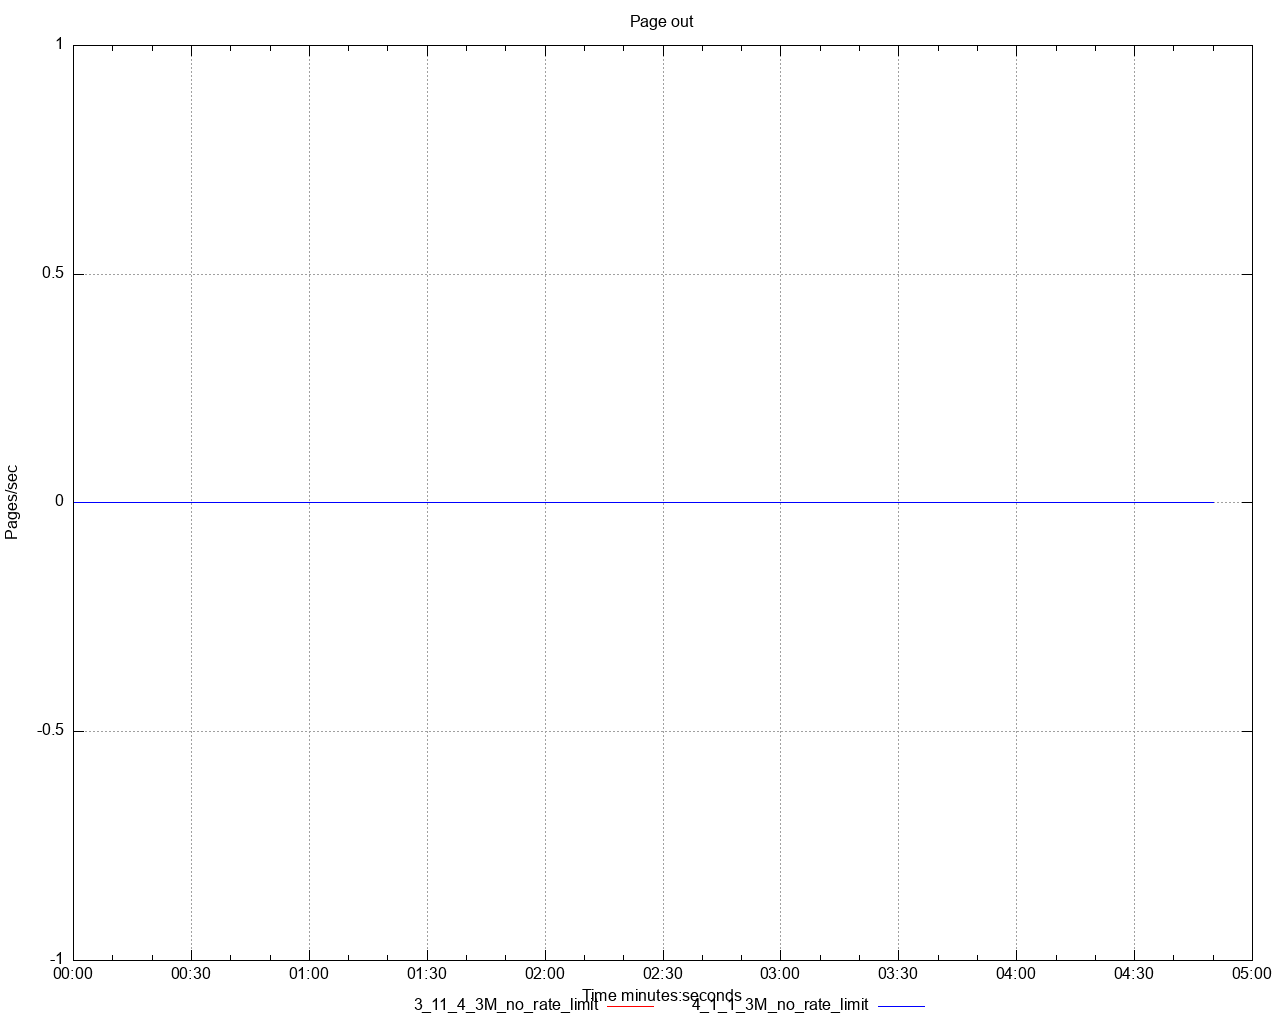

Write gnuplot code to recreate this figure.
set title 'Page out' noenhanced
set style data lines
set datafile separator ","
set terminal png size 1280,1024
set grid
set key below
set xdata time
set timefmt "%s"
offset = 0
t0(x)=(offset=($0==0) ? x : offset, x - offset)
set xlabel 'Time minutes:seconds'
set ylabel 'Pages/sec'
set output '/Users/ahmet.mircik/simulator/tests/report_3M_no_rate_limit/dstat/page_out_A1.png'
plot \
   '/Users/ahmet.mircik/simulator/tests/report_3M_no_rate_limit/data/page_out_A1_1.data' using (t0(timecolumn(1))):2 title "3_11_4_3M_no_rate_limit" noenhanced lt rgb "red", \
   '/Users/ahmet.mircik/simulator/tests/report_3M_no_rate_limit/data/page_out_A1_2.data' using (t0(timecolumn(1))):2 title "4_1_1_3M_no_rate_limit" noenhanced lt rgb "blue", \
